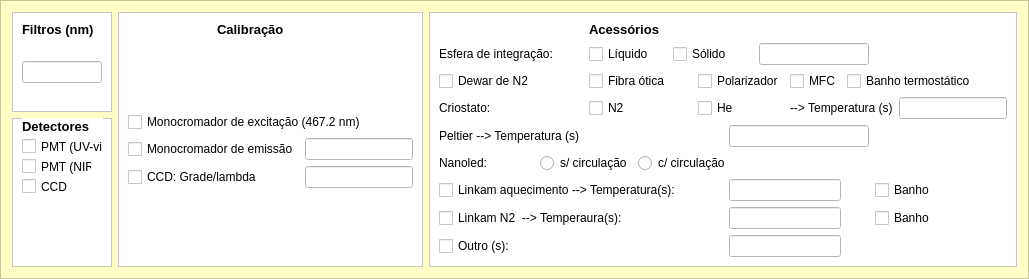
        <widget class="QFrame" name="frame_5">
         <property name="minimumSize">
          <size>
           <width>1000</width>
           <height>220</height>
          </size>
         </property>
         <property name="maximumSize">
          <size>
           <width>16777215</width>
           <height>16777215</height>
          </size>
         </property>
         <property name="styleSheet">
          <string notr="true">background-color: rgb(255, 255, 197);</string>
         </property>
         <property name="frameShape">
          <enum>QFrame::StyledPanel</enum>
         </property>
         <property name="frameShadow">
          <enum>QFrame::Raised</enum>
         </property>
         <layout class="QGridLayout" name="gridLayout_2">
          <item row="0" column="0">
           <widget class="QFrame" name="frame">
            <property name="minimumSize">
             <size>
              <width>100</width>
              <height>0</height>
             </size>
            </property>
            <property name="maximumSize">
             <size>
              <width>100</width>
              <height>100</height>
             </size>
            </property>
            <property name="styleSheet">
             <string notr="true">background-color: rgb(255, 255, 255);</string>
            </property>
            <property name="frameShape">
             <enum>QFrame::StyledPanel</enum>
            </property>
            <property name="frameShadow">
             <enum>QFrame::Raised</enum>
            </property>
            <layout class="QVBoxLayout" name="verticalLayout_2">
             <item>
              <widget class="QLabel" name="label_7">
               <property name="font">
                <font>
                 <pointsize>10</pointsize>
                 <weight>75</weight>
                 <bold>true</bold>
                </font>
               </property>
               <property name="text">
                <string>Filtros (nm)</string>
               </property>
              </widget>
             </item>
             <item>
              <spacer name="verticalSpacer_3">
               <property name="orientation">
                <enum>Qt::Vertical</enum>
               </property>
               <property name="sizeHint" stdset="0">
                <size>
                 <width>20</width>
                 <height>40</height>
                </size>
               </property>
              </spacer>
             </item>
             <item>
              <widget class="QLineEdit" name="filtro_lineEdit"/>
             </item>
             <item>
              <spacer name="verticalSpacer_2">
               <property name="orientation">
                <enum>Qt::Vertical</enum>
               </property>
               <property name="sizeHint" stdset="0">
                <size>
                 <width>20</width>
                 <height>40</height>
                </size>
               </property>
              </spacer>
             </item>
            </layout>
           </widget>
          </item>
          <item row="0" column="1" rowspan="2">
           <widget class="QFrame" name="frame_9">
            <property name="minimumSize">
             <size>
              <width>250</width>
              <height>0</height>
             </size>
            </property>
            <property name="maximumSize">
             <size>
              <width>16777215</width>
              <height>16777215</height>
             </size>
            </property>
            <property name="styleSheet">
             <string notr="true">background-color: rgb(255, 255, 255);</string>
            </property>
            <property name="frameShape">
             <enum>QFrame::StyledPanel</enum>
            </property>
            <property name="frameShadow">
             <enum>QFrame::Raised</enum>
            </property>
            <layout class="QGridLayout" name="gridLayout_9">
             <item row="4" column="2">
              <widget class="QLineEdit" name="emis_lineEdit"/>
             </item>
             <item row="4" column="0" colspan="2">
              <widget class="QCheckBox" name="emi_checkBox">
               <property name="text">
                <string>Monocromador de emissão</string>
               </property>
              </widget>
             </item>
             <item row="5" column="0" colspan="2">
              <widget class="QCheckBox" name="ccd_grade_checkBox">
               <property name="text">
                <string>CCD: Grade/lambda</string>
               </property>
              </widget>
             </item>
             <item row="5" column="2">
              <widget class="QLineEdit" name="ccd_grade_lineEdit"/>
             </item>
             <item row="3" column="0" colspan="3">
              <widget class="QCheckBox" name="exc_checkBox">
               <property name="text">
                <string>Monocromador de excitação (467.2 nm)</string>
               </property>
              </widget>
             </item>
             <item row="6" column="1">
              <spacer name="verticalSpacer_4">
               <property name="orientation">
                <enum>Qt::Vertical</enum>
               </property>
               <property name="sizeHint" stdset="0">
                <size>
                 <width>20</width>
                 <height>37</height>
                </size>
               </property>
              </spacer>
             </item>
             <item row="1" column="1">
              <widget class="QLabel" name="label_14">
               <property name="font">
                <font>
                 <pointsize>10</pointsize>
                 <weight>75</weight>
                 <bold>true</bold>
                </font>
               </property>
               <property name="text">
                <string>Calibração</string>
               </property>
              </widget>
             </item>
             <item row="2" column="1">
              <spacer name="verticalSpacer_6">
               <property name="orientation">
                <enum>Qt::Vertical</enum>
               </property>
               <property name="sizeHint" stdset="0">
                <size>
                 <width>20</width>
                 <height>40</height>
                </size>
               </property>
              </spacer>
             </item>
            </layout>
           </widget>
          </item>
          <item row="0" column="2" rowspan="2">
           <widget class="QFrame" name="frame_21">
            <property name="maximumSize">
             <size>
              <width>16777215</width>
              <height>16777215</height>
             </size>
            </property>
            <property name="styleSheet">
             <string notr="true">background-color: rgb(255, 255, 255);</string>
            </property>
            <property name="frameShape">
             <enum>QFrame::StyledPanel</enum>
            </property>
            <property name="frameShadow">
             <enum>QFrame::Raised</enum>
            </property>
            <layout class="QGridLayout" name="gridLayout_7">
             <item row="0" column="2" colspan="3">
              <widget class="QLabel" name="label_15">
               <property name="font">
                <font>
                 <pointsize>10</pointsize>
                 <weight>75</weight>
                 <bold>true</bold>
                </font>
               </property>
               <property name="text">
                <string>Acessórios</string>
               </property>
              </widget>
             </item>
             <item row="1" column="0" colspan="2">
              <widget class="QLabel" name="label_22">
               <property name="text">
                <string>Esfera de integração:</string>
               </property>
              </widget>
             </item>
             <item row="1" column="2" colspan="2">
              <widget class="QCheckBox" name="esf_integ_liquid_checkBox">
               <property name="text">
                <string>Líquido</string>
               </property>
              </widget>
             </item>
             <item row="1" column="4" colspan="3">
              <widget class="QCheckBox" name="esf_int_solid_checkBox">
               <property name="text">
                <string>Sólido</string>
               </property>
              </widget>
             </item>
             <item row="1" column="7" colspan="3">
              <widget class="QLineEdit" name="esf_int_solid_lineEdit"/>
             </item>
             <item row="2" column="2" colspan="3">
              <widget class="QCheckBox" name="fibra_checkBox">
               <property name="text">
                <string>Fibra ótica</string>
               </property>
              </widget>
             </item>
             <item row="2" column="5" colspan="3">
              <widget class="QCheckBox" name="polarizer_checkBox">
               <property name="text">
                <string>Polarizador</string>
               </property>
              </widget>
             </item>
             <item row="2" column="8">
              <widget class="QCheckBox" name="mfc_checkBox">
               <property name="text">
                <string>MFC</string>
               </property>
              </widget>
             </item>
             <item row="2" column="9" colspan="3">
              <widget class="QCheckBox" name="banho_term_checkBox">
               <property name="text">
                <string>Banho termostático</string>
               </property>
              </widget>
             </item>
             <item row="3" column="0">
              <widget class="QLabel" name="label_31">
               <property name="text">
                <string>Criostato:</string>
               </property>
              </widget>
             </item>
             <item row="3" column="2" colspan="3">
              <widget class="QCheckBox" name="n2_checkBox">
               <property name="text">
                <string>N2</string>
               </property>
              </widget>
             </item>
             <item row="3" column="5" colspan="3">
              <widget class="QCheckBox" name="he_checkBox">
               <property name="text">
                <string>He</string>
               </property>
              </widget>
             </item>
             <item row="3" column="8" colspan="3">
              <widget class="QLabel" name="label_32">
               <property name="text">
                <string>--&gt; Temperatura (s)</string>
               </property>
              </widget>
             </item>
             <item row="3" column="11">
              <widget class="QLineEdit" name="temp_criost_lineEdit"/>
             </item>
             <item row="4" column="0" colspan="3">
              <widget class="QLabel" name="label_33">
               <property name="text">
                <string>Peltier --&gt; Temperatura (s)</string>
               </property>
              </widget>
             </item>
             <item row="4" column="6" colspan="4">
              <widget class="QLineEdit" name="peltier_temp_lineEdit"/>
             </item>
             <item row="5" column="0">
              <widget class="QLabel" name="label_34">
               <property name="text">
                <string>Nanoled: </string>
               </property>
              </widget>
             </item>
             <item row="5" column="1" colspan="2">
              <widget class="QRadioButton" name="nanoled_sc_radioButton">
               <property name="text">
                <string>s/ circulação</string>
               </property>
              </widget>
             </item>
             <item row="5" column="3" colspan="5">
              <widget class="QRadioButton" name="nanoled_cc_radioButton">
               <property name="text">
                <string>c/ circulação</string>
               </property>
              </widget>
             </item>
             <item row="6" column="0" colspan="6">
              <widget class="QCheckBox" name="linkam_aquec_checkBox">
               <property name="text">
                <string>Linkam aquecimento --&gt; Temperatura(s):</string>
               </property>
              </widget>
             </item>
             <item row="6" column="6" colspan="3">
              <widget class="QLineEdit" name="linkam_temp_lineEdit"/>
             </item>
             <item row="6" column="10" colspan="2">
              <widget class="QCheckBox" name="linkam_banho_checkBox">
               <property name="text">
                <string>Banho</string>
               </property>
              </widget>
             </item>
             <item row="7" column="0" colspan="6">
              <widget class="QCheckBox" name="linkam_n2_checkBox">
               <property name="text">
                <string>Linkam N2  --&gt; Temperaura(s):</string>
               </property>
              </widget>
             </item>
             <item row="7" column="6" colspan="3">
              <widget class="QLineEdit" name="linkam_n2_temp_lineEdit"/>
             </item>
             <item row="7" column="10" colspan="2">
              <widget class="QCheckBox" name="linkam_n2_banho_checkBox">
               <property name="text">
                <string>Banho</string>
               </property>
              </widget>
             </item>
             <item row="8" column="0" colspan="2">
              <widget class="QCheckBox" name="other_acces_checkBox">
               <property name="text">
                <string>Outro (s):</string>
               </property>
              </widget>
             </item>
             <item row="8" column="6" colspan="3">
              <widget class="QLineEdit" name="other_acces_lineEdit"/>
             </item>
             <item row="2" column="0">
              <widget class="QCheckBox" name="dewar_checkBox">
               <property name="text">
                <string>Dewar de N2</string>
               </property>
              </widget>
             </item>
            </layout>
           </widget>
          </item>
          <item row="1" column="0">
           <widget class="QFrame" name="frame_6">
            <property name="maximumSize">
             <size>
              <width>100</width>
              <height>16777215</height>
             </size>
            </property>
            <property name="styleSheet">
             <string notr="true">background-color: rgb(255, 255, 255);</string>
            </property>
            <property name="frameShape">
             <enum>QFrame::StyledPanel</enum>
            </property>
            <property name="frameShadow">
             <enum>QFrame::Raised</enum>
            </property>
            <widget class="QLabel" name="label_8">
             <property name="geometry">
              <rect>
               <x>10</x>
               <y>0</y>
               <width>81</width>
               <height>16</height>
              </rect>
             </property>
             <property name="font">
              <font>
               <pointsize>10</pointsize>
               <weight>75</weight>
               <bold>true</bold>
              </font>
             </property>
             <property name="text">
              <string>Detectores</string>
             </property>
            </widget>
            <widget class="QCheckBox" name="pmt_uvvis_checkBox">
             <property name="geometry">
              <rect>
               <x>10</x>
               <y>20</y>
               <width>81</width>
               <height>17</height>
              </rect>
             </property>
             <property name="text">
              <string>PMT (UV-vis)</string>
             </property>
            </widget>
            <widget class="QCheckBox" name="pmt_nir_checkBox">
             <property name="geometry">
              <rect>
               <x>10</x>
               <y>40</y>
               <width>70</width>
               <height>17</height>
              </rect>
             </property>
             <property name="text">
              <string>PMT (NIR)</string>
             </property>
            </widget>
            <widget class="QCheckBox" name="ccd_checkBox">
             <property name="geometry">
              <rect>
               <x>10</x>
               <y>60</y>
               <width>70</width>
               <height>17</height>
              </rect>
             </property>
             <property name="text">
              <string>CCD</string>
             </property>
            </widget>
           </widget>
          </item>
         </layout>
        </widget>
